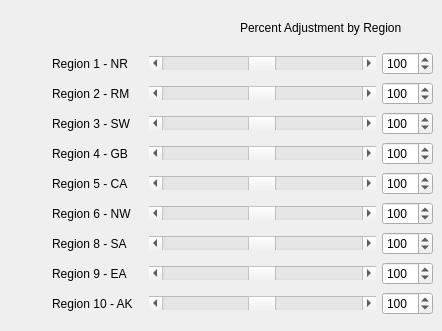
   <widget class="QWidget" name="page_2">
    <widget class="QLabel" name="label_37">
     <property name="geometry">
      <rect>
       <x>240</x>
       <y>20</y>
       <width>191</width>
       <height>16</height>
      </rect>
     </property>
     <property name="text">
      <string>Percent Adjustment by Region</string>
     </property>
    </widget>
    <widget class="QWidget" name="layoutWidget">
     <property name="geometry">
      <rect>
       <x>52</x>
       <y>51</y>
       <width>381</width>
       <height>271</height>
      </rect>
     </property>
     <layout class="QGridLayout" name="regionLayout">
      <item row="0" column="0">
       <widget class="QLabel" name="label_31">
        <property name="minimumSize">
         <size>
          <width>81</width>
          <height>0</height>
         </size>
        </property>
        <property name="maximumSize">
         <size>
          <width>87</width>
          <height>16777215</height>
         </size>
        </property>
        <property name="text">
         <string>Region 1 - NR</string>
        </property>
       </widget>
      </item>
      <item row="0" column="1">
       <widget class="QScrollBar" name="R1ScrollBar">
        <property name="minimumSize">
         <size>
          <width>181</width>
          <height>0</height>
         </size>
        </property>
        <property name="maximum">
         <number>200</number>
        </property>
        <property name="value">
         <number>99</number>
        </property>
        <property name="orientation">
         <enum>Qt::Horizontal</enum>
        </property>
       </widget>
      </item>
      <item row="0" column="2">
       <widget class="QSpinBox" name="R1Box">
        <property name="minimumSize">
         <size>
          <width>51</width>
          <height>0</height>
         </size>
        </property>
        <property name="maximumSize">
         <size>
          <width>51</width>
          <height>16777215</height>
         </size>
        </property>
        <property name="maximum">
         <number>200</number>
        </property>
        <property name="singleStep">
         <number>1</number>
        </property>
        <property name="value">
         <number>100</number>
        </property>
       </widget>
      </item>
      <item row="1" column="0">
       <widget class="QLabel" name="label_34">
        <property name="minimumSize">
         <size>
          <width>81</width>
          <height>0</height>
         </size>
        </property>
        <property name="text">
         <string>Region 2 - RM</string>
        </property>
       </widget>
      </item>
      <item row="1" column="1">
       <widget class="QScrollBar" name="R2ScrollBar">
        <property name="minimumSize">
         <size>
          <width>181</width>
          <height>0</height>
         </size>
        </property>
        <property name="maximum">
         <number>200</number>
        </property>
        <property name="value">
         <number>99</number>
        </property>
        <property name="orientation">
         <enum>Qt::Horizontal</enum>
        </property>
       </widget>
      </item>
      <item row="1" column="2">
       <widget class="QSpinBox" name="R2Box">
        <property name="minimumSize">
         <size>
          <width>51</width>
          <height>0</height>
         </size>
        </property>
        <property name="maximumSize">
         <size>
          <width>51</width>
          <height>16777215</height>
         </size>
        </property>
        <property name="maximum">
         <number>200</number>
        </property>
        <property name="singleStep">
         <number>1</number>
        </property>
        <property name="value">
         <number>100</number>
        </property>
       </widget>
      </item>
      <item row="2" column="0">
       <widget class="QLabel" name="label_33">
        <property name="minimumSize">
         <size>
          <width>81</width>
          <height>0</height>
         </size>
        </property>
        <property name="text">
         <string>Region 3 - SW</string>
        </property>
       </widget>
      </item>
      <item row="2" column="1">
       <widget class="QScrollBar" name="R3ScrollBar">
        <property name="maximum">
         <number>200</number>
        </property>
        <property name="value">
         <number>99</number>
        </property>
        <property name="orientation">
         <enum>Qt::Horizontal</enum>
        </property>
       </widget>
      </item>
      <item row="2" column="2">
       <widget class="QSpinBox" name="R3Box">
        <property name="minimumSize">
         <size>
          <width>51</width>
          <height>0</height>
         </size>
        </property>
        <property name="maximumSize">
         <size>
          <width>51</width>
          <height>16777215</height>
         </size>
        </property>
        <property name="maximum">
         <number>200</number>
        </property>
        <property name="singleStep">
         <number>1</number>
        </property>
        <property name="value">
         <number>100</number>
        </property>
       </widget>
      </item>
      <item row="3" column="0">
       <widget class="QLabel" name="label_32">
        <property name="minimumSize">
         <size>
          <width>81</width>
          <height>0</height>
         </size>
        </property>
        <property name="text">
         <string>Region 4 - GB</string>
        </property>
       </widget>
      </item>
      <item row="3" column="1">
       <widget class="QScrollBar" name="R4ScrollBar">
        <property name="maximum">
         <number>200</number>
        </property>
        <property name="value">
         <number>99</number>
        </property>
        <property name="orientation">
         <enum>Qt::Horizontal</enum>
        </property>
       </widget>
      </item>
      <item row="3" column="2">
       <widget class="QSpinBox" name="R4Box">
        <property name="minimumSize">
         <size>
          <width>51</width>
          <height>0</height>
         </size>
        </property>
        <property name="maximumSize">
         <size>
          <width>51</width>
          <height>16777215</height>
         </size>
        </property>
        <property name="maximum">
         <number>200</number>
        </property>
        <property name="singleStep">
         <number>1</number>
        </property>
        <property name="value">
         <number>100</number>
        </property>
       </widget>
      </item>
      <item row="4" column="0">
       <widget class="QLabel" name="label_30">
        <property name="minimumSize">
         <size>
          <width>81</width>
          <height>0</height>
         </size>
        </property>
        <property name="text">
         <string>Region 5 - CA</string>
        </property>
       </widget>
      </item>
      <item row="4" column="1">
       <widget class="QScrollBar" name="R5ScrollBar">
        <property name="maximum">
         <number>200</number>
        </property>
        <property name="value">
         <number>99</number>
        </property>
        <property name="orientation">
         <enum>Qt::Horizontal</enum>
        </property>
       </widget>
      </item>
      <item row="4" column="2">
       <widget class="QSpinBox" name="R5Box">
        <property name="minimumSize">
         <size>
          <width>51</width>
          <height>0</height>
         </size>
        </property>
        <property name="maximumSize">
         <size>
          <width>51</width>
          <height>16777215</height>
         </size>
        </property>
        <property name="maximum">
         <number>200</number>
        </property>
        <property name="singleStep">
         <number>1</number>
        </property>
        <property name="value">
         <number>100</number>
        </property>
       </widget>
      </item>
      <item row="5" column="0">
       <widget class="QLabel" name="label_36">
        <property name="minimumSize">
         <size>
          <width>81</width>
          <height>0</height>
         </size>
        </property>
        <property name="text">
         <string>Region 6 - NW</string>
        </property>
       </widget>
      </item>
      <item row="5" column="1">
       <widget class="QScrollBar" name="R6ScrollBar">
        <property name="maximum">
         <number>200</number>
        </property>
        <property name="value">
         <number>99</number>
        </property>
        <property name="orientation">
         <enum>Qt::Horizontal</enum>
        </property>
       </widget>
      </item>
      <item row="5" column="2">
       <widget class="QSpinBox" name="R6Box">
        <property name="minimumSize">
         <size>
          <width>51</width>
          <height>0</height>
         </size>
        </property>
        <property name="maximumSize">
         <size>
          <width>51</width>
          <height>16777215</height>
         </size>
        </property>
        <property name="maximum">
         <number>200</number>
        </property>
        <property name="singleStep">
         <number>1</number>
        </property>
        <property name="value">
         <number>100</number>
        </property>
       </widget>
      </item>
      <item row="6" column="0">
       <widget class="QLabel" name="label_35">
        <property name="minimumSize">
         <size>
          <width>81</width>
          <height>0</height>
         </size>
        </property>
        <property name="text">
         <string>Region 8 - SA</string>
        </property>
       </widget>
      </item>
      <item row="6" column="1">
       <widget class="QScrollBar" name="R8ScrollBar">
        <property name="maximum">
         <number>200</number>
        </property>
        <property name="value">
         <number>99</number>
        </property>
        <property name="orientation">
         <enum>Qt::Horizontal</enum>
        </property>
       </widget>
      </item>
      <item row="6" column="2">
       <widget class="QSpinBox" name="R8Box">
        <property name="minimumSize">
         <size>
          <width>51</width>
          <height>0</height>
         </size>
        </property>
        <property name="maximumSize">
         <size>
          <width>51</width>
          <height>16777215</height>
         </size>
        </property>
        <property name="maximum">
         <number>200</number>
        </property>
        <property name="singleStep">
         <number>1</number>
        </property>
        <property name="value">
         <number>100</number>
        </property>
       </widget>
      </item>
      <item row="7" column="0">
       <widget class="QLabel" name="label_38">
        <property name="minimumSize">
         <size>
          <width>81</width>
          <height>0</height>
         </size>
        </property>
        <property name="maximumSize">
         <size>
          <width>87</width>
          <height>16777215</height>
         </size>
        </property>
        <property name="text">
         <string>Region 9 - EA</string>
        </property>
       </widget>
      </item>
      <item row="7" column="1">
       <widget class="QScrollBar" name="R9ScrollBar">
        <property name="minimumSize">
         <size>
          <width>181</width>
          <height>0</height>
         </size>
        </property>
        <property name="maximum">
         <number>200</number>
        </property>
        <property name="value">
         <number>99</number>
        </property>
        <property name="orientation">
         <enum>Qt::Horizontal</enum>
        </property>
       </widget>
      </item>
      <item row="7" column="2">
       <widget class="QSpinBox" name="R9Box">
        <property name="minimumSize">
         <size>
          <width>51</width>
          <height>0</height>
         </size>
        </property>
        <property name="maximumSize">
         <size>
          <width>51</width>
          <height>16777215</height>
         </size>
        </property>
        <property name="maximum">
         <number>200</number>
        </property>
        <property name="singleStep">
         <number>1</number>
        </property>
        <property name="value">
         <number>100</number>
        </property>
       </widget>
      </item>
      <item row="8" column="0">
       <widget class="QLabel" name="label_39">
        <property name="minimumSize">
         <size>
          <width>91</width>
          <height>0</height>
         </size>
        </property>
        <property name="text">
         <string>Region 10 - AK</string>
        </property>
       </widget>
      </item>
      <item row="8" column="1">
       <widget class="QScrollBar" name="R10ScrollBar">
        <property name="minimumSize">
         <size>
          <width>181</width>
          <height>0</height>
         </size>
        </property>
        <property name="maximum">
         <number>200</number>
        </property>
        <property name="value">
         <number>99</number>
        </property>
        <property name="orientation">
         <enum>Qt::Horizontal</enum>
        </property>
       </widget>
      </item>
      <item row="8" column="2">
       <widget class="QSpinBox" name="R10Box">
        <property name="minimumSize">
         <size>
          <width>51</width>
          <height>0</height>
         </size>
        </property>
        <property name="maximumSize">
         <size>
          <width>51</width>
          <height>16777215</height>
         </size>
        </property>
        <property name="maximum">
         <number>200</number>
        </property>
        <property name="singleStep">
         <number>1</number>
        </property>
        <property name="value">
         <number>100</number>
        </property>
       </widget>
      </item>
     </layout>
    </widget>
   </widget>
